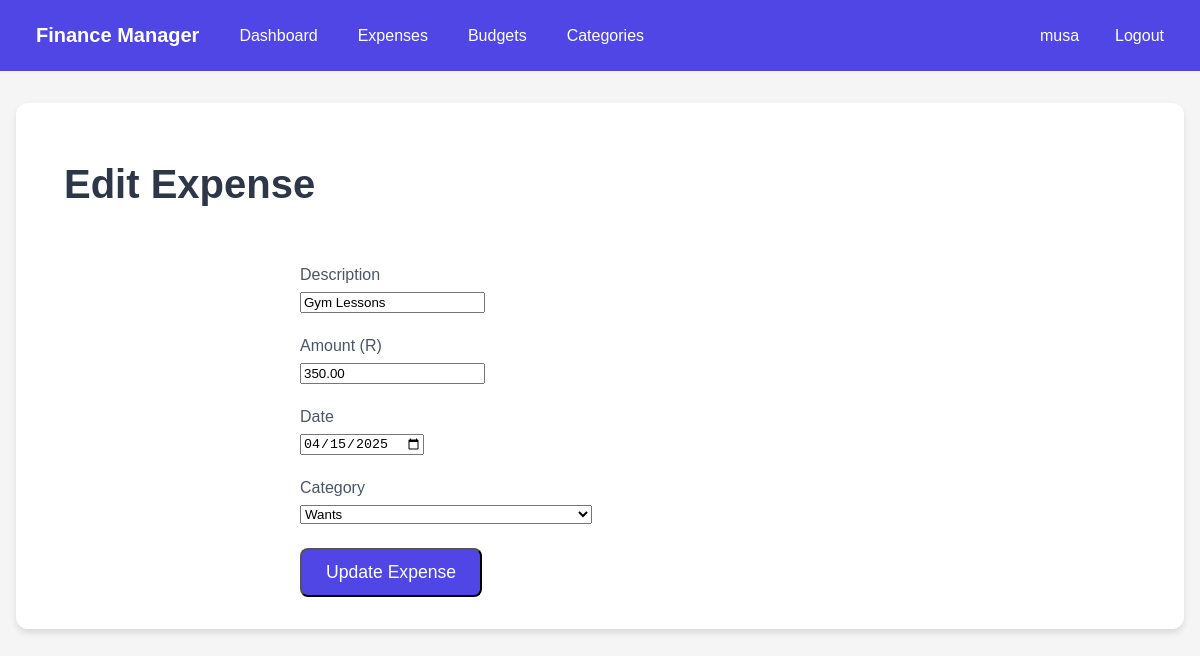
The app's page /expenses/edit/4/ (signed in) with its own data.
### finances/models.py (models this page shows, shortened)
class Expense(models.Model):
    amount = models.DecimalField(max_digits=10, decimal_places=2)
    date = models.DateField()
    description = models.CharField(max_length=200)
    category = models.ForeignKey(Category, on_delete=models.CASCADE)
    user = models.ForeignKey(User, on_delete=models.CASCADE, null=True)
    class Meta:
        ordering = ['-date']
        indexes = [
            models.Index(fields=['user', 'date']),
            models.Index(fields=['category', 'date'])
        ]

### finances/views.py (the view)
# urls.py: path('expenses/edit/<int:pk>/', views.expense_edit, name='expense_edit'),
@login_required
def expense_edit(request, pk):
    expense = get_object_or_404(Expense, pk=pk, user=request.user)
    if request.method == 'POST':
        form = ExpenseForm(request.POST, instance=expense)
        if form.is_valid():
            form.save()
            messages.success(request, 'Expense updated successfully!')
            return redirect('finances:expense_list')
    else:
        form = ExpenseForm(instance=expense)
    return render(request, 'finances/expense_form.html', {'form': form, 'expense': expense})

### finances/forms.py
class ExpenseForm(forms.ModelForm):
    class Meta:
        model = Expense
        fields = ['description', 'amount', 'date', 'category']
        widgets = {
            'date': forms.DateInput(attrs={'type': 'date'}),
        }

### finances/models.py (called while the page is built)
    def __str__(self):
        return self.name

### finances/templates/finances/expense_form.html (shortened to what this page needs)
{% extends 'finances/base.html' %}
{% block content %}
<div class="page-container">
    <div class="header-section">
        <h1 class="page-title">{% if expense %}Edit Expense{% else %}Add Expense{% endif %}</h1>
    </div>
    <div class="form-container">
        <form method="post" class="form">
            {% for field in form %}
                <div class="form-group">
                    <label class="form-label">
                        {{ field.label }}
                        {% if field.name == 'amount' %}(R){% endif %}
                    </label>
                    {{ field }}
                </div>
            {% endfor %}
            <button type="submit" class="add-button">
                {% if expense %}Update{% else %}Add{% endif %} Expense
            </button>
        </form>
    </div>
</div>
{% endblock %}

### finances/templates/finances/base.html (shortened to what this page needs)
<!DOCTYPE html>
<html>
<head>
</head>
<body>
    <nav>
        <div class="container">
            <div class="nav-links">
                <a href="{% url 'finances:dashboard' %}" class="nav-brand">Finance Manager</a>
                {% if user.is_authenticated %}
                <a href="{% url 'finances:dashboard' %}">Dashboard</a>
                <a href="{% url 'finances:expense_list' %}">Expenses</a>
                <a href="{% url 'finances:budget_list' %}">Budgets</a>
                <a href="{% url 'finances:category_list' %}">Categories</a>
                {% endif %}
            </div>
            <div class="nav-links">
                {% if user.is_authenticated %}
                    <span style="margin-right: 1rem;">{{ user.username }}</span>
                    <a href="{% url 'finances:logout' %}">Logout</a>
                {% else %}
                    <a href="{% url 'finances:login' %}">Login</a>
                    <a href="{% url 'finances:register' %}">Register</a>
                {% endif %}
            </div>
        </div>
    </nav>
    <main>
        {% block content %}{% endblock %}
    </main>
</body>
</html>

### finances/templates/finances/base.html (style rules this page uses)
body { font-family: Arial, sans-serif; margin: 0; padding: 0; background-color: #f5f5f5; }
nav { background-color: #4f46e5; color: white; padding: 1rem; }
nav .container { display: flex; justify-content: space-between; max-width: 1200px; margin: 0 auto; }
nav a { color: white; text-decoration: none; padding: 0.5rem 1rem; margin: 0 0.25rem; }
.nav-brand { font-size: 1.25rem; font-weight: bold; }
.nav-links { display: flex; align-items: center; }
main { max-width: 1200px; margin: 2rem auto; padding: 0 1rem; }
.page-container { background: white; padding: 2rem; border-radius: 12px; box-shadow: 0 4px 6px rgba(0,0,0,0.1); margin: 2rem auto; max-width: 1200px; }
.header-section { display: flex; justify-content: space-between; align-items: center; margin-bottom: 2rem; padding: 0 1rem; }
.page-title { font-size: 2.5rem; color: #2d3748; font-weight: 700; }
.add-button { background-color: #4f46e5; color: white; padding: 0.75rem 1.5rem; border-radius: 8px; font-size: 1.1rem; text-decoration: none; transition: background-color 0.3s; }
.form-container { max-width: 600px; margin: 0 auto; }
.form-group { margin-bottom: 1.5rem; }
.form-label { display: block; margin-bottom: 0.5rem; font-weight: 500; color: #4a5568; }

### records on screen
Expense: form "Gym Lessons" "350.00" "04/15/2025" "Wants"

### other values on screen
{{ user.username }} "musa"
{{ field.label }} "Description" "Amount" "Date" "Category"
